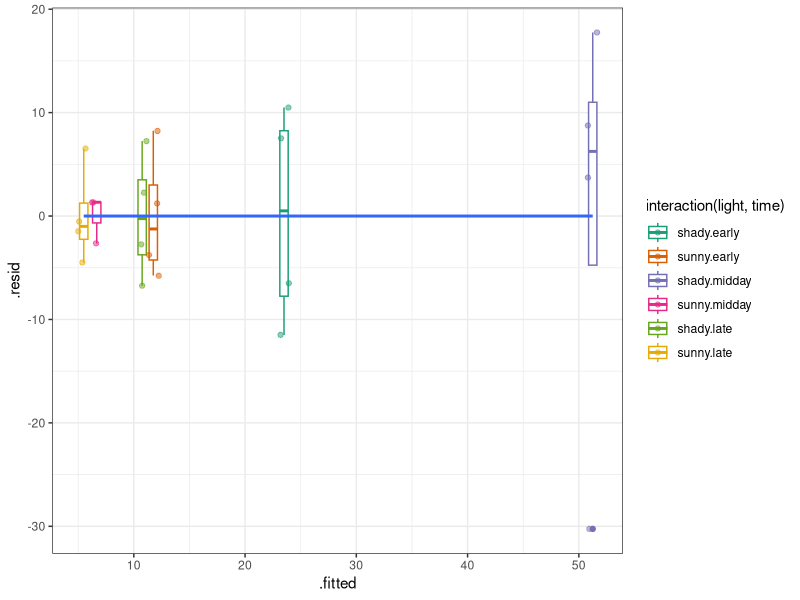
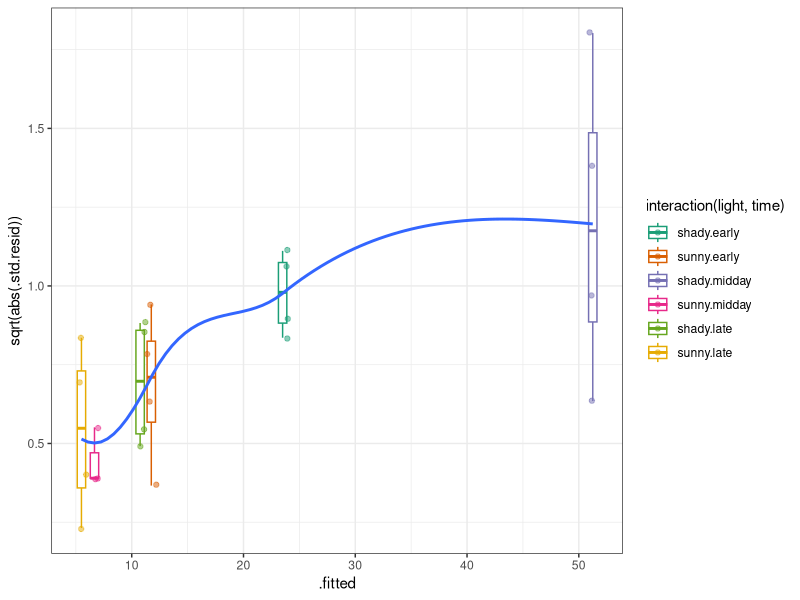
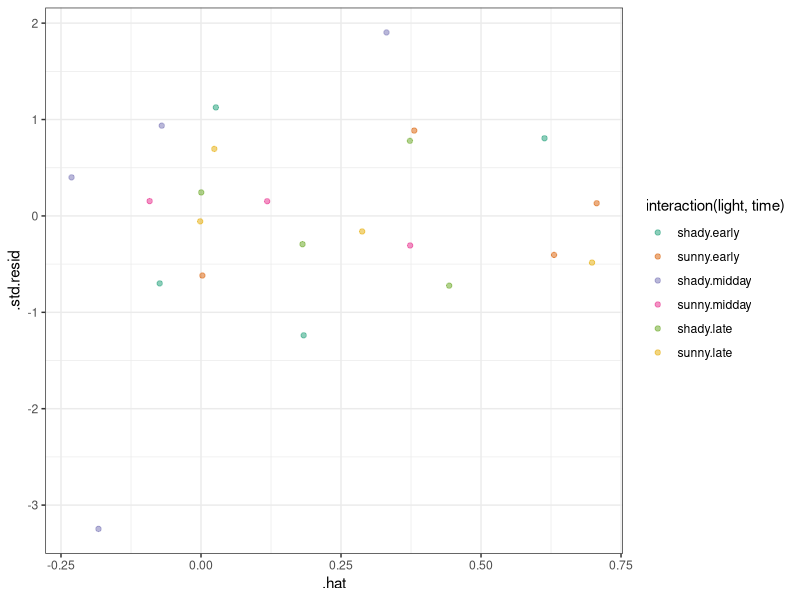

The R script that drew these images, in order:
library(dplyr)
library(readr)
library(broom)
library(ggplot2); theme_set(theme_bw())

lizards <- (read_csv("data/lizards.csv")
    %>% mutate(time=factor(time,levels=c("early","midday","late")))
    %>% mutate_if(is.character,factor)
)


m1 <- lm(grahami~light*time, data=lizards)
aa <- augment(m1)

ggplot(aa,aes(.fitted,.resid, colour=interaction(light,time)))+
    geom_boxplot(aes(group=.fitted))+
    geom_point(alpha=0.5,position=position_jitter(width=0.5))+
    scale_colour_brewer(palette="Dark2")+
    geom_smooth(aes(group=1),se=FALSE)

ggplot(aa,aes(.fitted,sqrt(abs(.std.resid)), colour=interaction(light,time)))+
    geom_boxplot(aes(group=.fitted))+
    geom_point(alpha=0.5,position=position_jitter(width=0.5))+
    scale_colour_brewer(palette="Dark2")+
    geom_smooth(aes(group=1),se=FALSE)

ggplot(aa,aes(.hat,.std.resid, colour=interaction(light,time)))+
    geom_point(alpha=0.5,position=position_jitter(width=0.5))+
    scale_colour_brewer(palette="Dark2")




